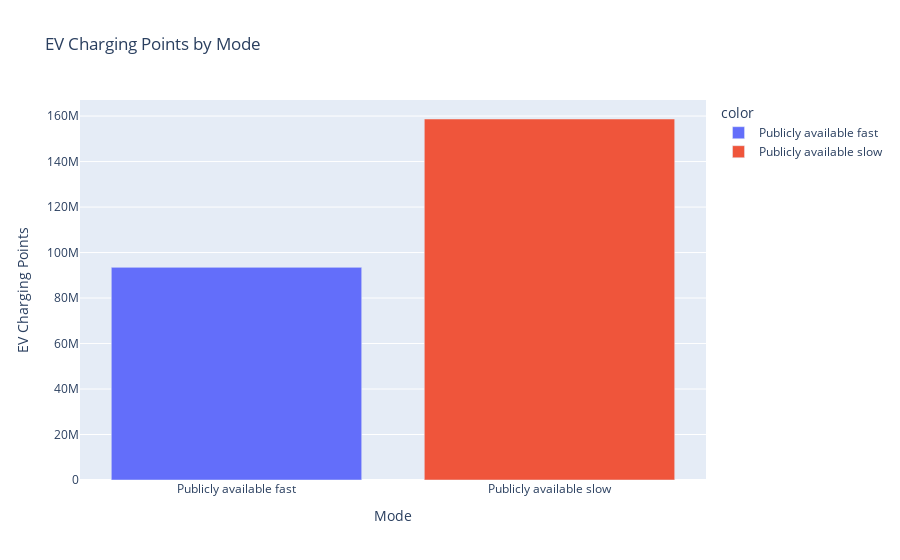

Notebook source saved alongside this figure:
### Code cell
charging_type = df_charging_points.groupby("powertrain")["value"].sum()

plt.figure(figsize=(12,8))
fig = px.bar(x = charging_type.index , y = charging_type.values , color = charging_type.index , title = "EV Charging Points by Mode" , labels={"x": "Mode", "y": "EV Charging Points"})
fig.show()

### Figure 1 — Plotly figure (JSON) as saved in the notebook; plotly's stock layout.template omitted (floating-point values rounded to 4 significant figures)
{"data": [{"alignmentgroup": "True", "hovertemplate": "color=Publicly available fast<br>Mode=%{x}<br>EV Charging Points=%{y}<extra></extra>", "legendgroup": "Publicly available fast", "marker": {"color": "#636efa", "pattern": {"shape": ""}}, "name": "Publicly available fast", "offsetgroup": "Publicly available fast", "orientation": "v", "showlegend": true, "textposition": "auto", "type": "bar", "x": ["Publicly available fast"], "xaxis": "x", "y": [93480000.0], "yaxis": "y"}, {"alignmentgroup": "True", "hovertemplate": "color=Publicly available slow<br>Mode=%{x}<br>EV Charging Points=%{y}<extra></extra>", "legendgroup": "Publicly available slow", "marker": {"color": "#EF553B", "pattern": {"shape": ""}}, "name": "Publicly available slow", "offsetgroup": "Publicly available slow", "orientation": "v", "showlegend": true, "textposition": "auto", "type": "bar", "x": ["Publicly available slow"], "xaxis": "x", "y": [158700000.0], "yaxis": "y"}], "layout": {"barmode": "relative", "legend": {"title": {"text": "color"}, "tracegroupgap": 0}, "title": {"text": "EV Charging Points by Mode"}, "xaxis": {"anchor": "y", "domain": [0, 1], "title": {"text": "Mode"}}, "yaxis": {"anchor": "x", "domain": [0, 1], "title": {"text": "EV Charging Points"}}}}
